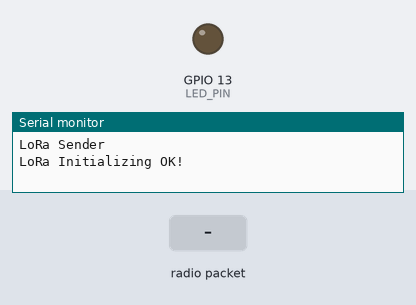
The program below on a simulated ESP32. Parts: output pins drawn as LEDs (lit = HIGH), the last lines printed to the serial monitor. The inputs (shaded band) are chosen by the test bench. No radio packets arrive unless stated.

Above: at 1.2 s.
1.3 s: radio packet "HIGH" arrives
At 2.5 s:
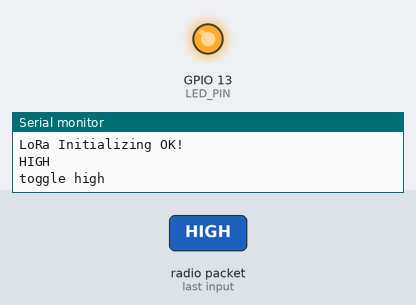
2.8 s: radio packet "LOW" arrives
At 3.8 s:
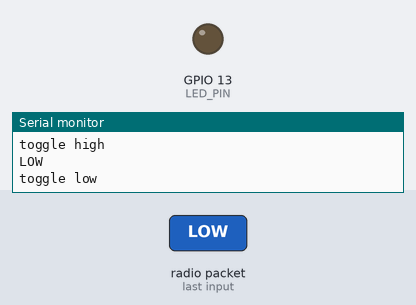
Timing chart, 0 to 5.8 s (numbered marks = the images above; inputs shaded):
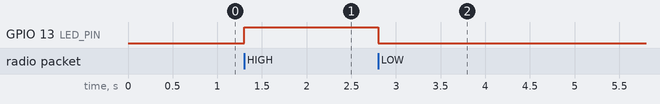

Measured:
- after the input at 1.3 s, GPIO 13 (LED_PIN): LOW → HIGH at once
- after the input at 2.8 s, GPIO 13 (LED_PIN): HIGH → LOW at once

The program:

main.cpp
```cpp
#include <SPI.h>
#include <LoRa.h>

#define ss   5   // Chip select pin for LoRa
#define rst  14  // Reset pin for LoRa
#define dio0 2   // Interrupt pin for LoRa

#define LED_PIN 13

void setup() {
  // Initialize Serial Monitor
  Serial.begin(115200);
  while (!Serial);
  Serial.println("LoRa Sender");

  // Setup LoRa transceiver module
  LoRa.setPins(ss, rst, dio0);

  // Try to initialize LoRa
  while (!LoRa.begin(433E6)) {
    Serial.println(".");
    delay(500);  // Wait and keep trying to initialize LoRa
  }

  // Set sync word to ensure you're not receiving messages from other LoRa modules
  LoRa.setSyncWord(0xF3);

   // Set LED pin as output
  pinMode(LED_PIN, OUTPUT);

  Serial.println("LoRa Initializing OK!");
}


void loop() {
  int packetSize = LoRa.parsePacket();
  if (packetSize) {
    String received = "";
    while (LoRa.available()) {
      received += (char)LoRa.read();
    }

    if (received == "HIGH") {
      Serial.println(received);
      digitalWrite(LED_PIN, HIGH);
      Serial.println("toggle high");
    }

    if(received == "LOW") {
      Serial.println(received);
      digitalWrite(LED_PIN, LOW);
      Serial.println("toggle low");
    }
  }
}
```
